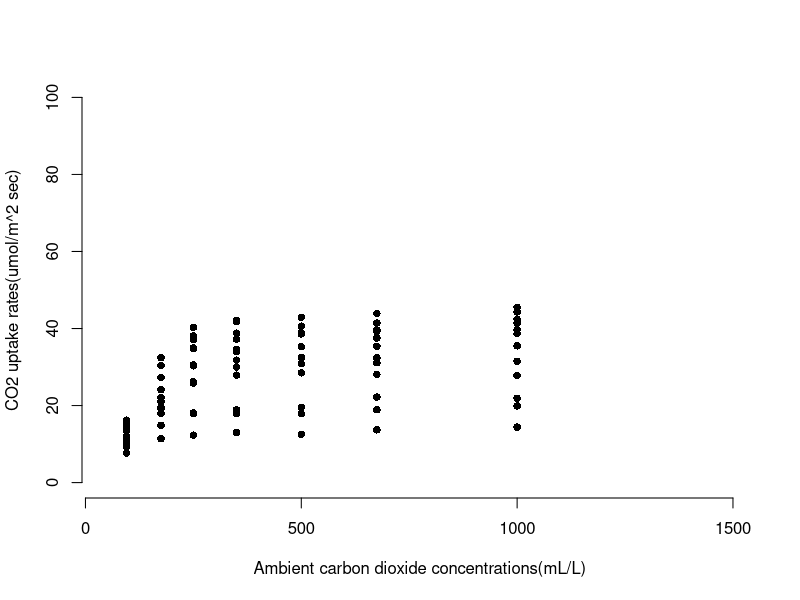

Here is the R script that generated this plot:
## ---- chunk 1
knitr::opts_chunk$set(echo = FALSE)
## ---- chunk 2
head(CO2)
## ---- chunk 3
plot(CO2$conc, CO2$uptake, xlab = "Ambient carbon dioxide concentrations(mL/L)",
             ylab = "CO2 uptake rates(umol/m^2 sec)", bty = "n", pch = 16,
             xlim = c(50,1500), ylim = c(0,100))

